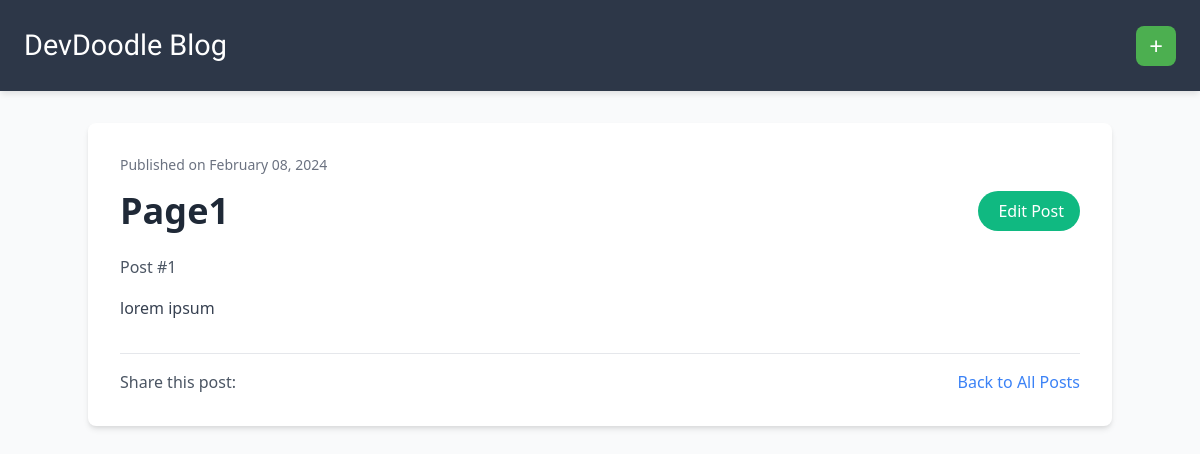
/post/1/, run on an earlier commit of the app's database.
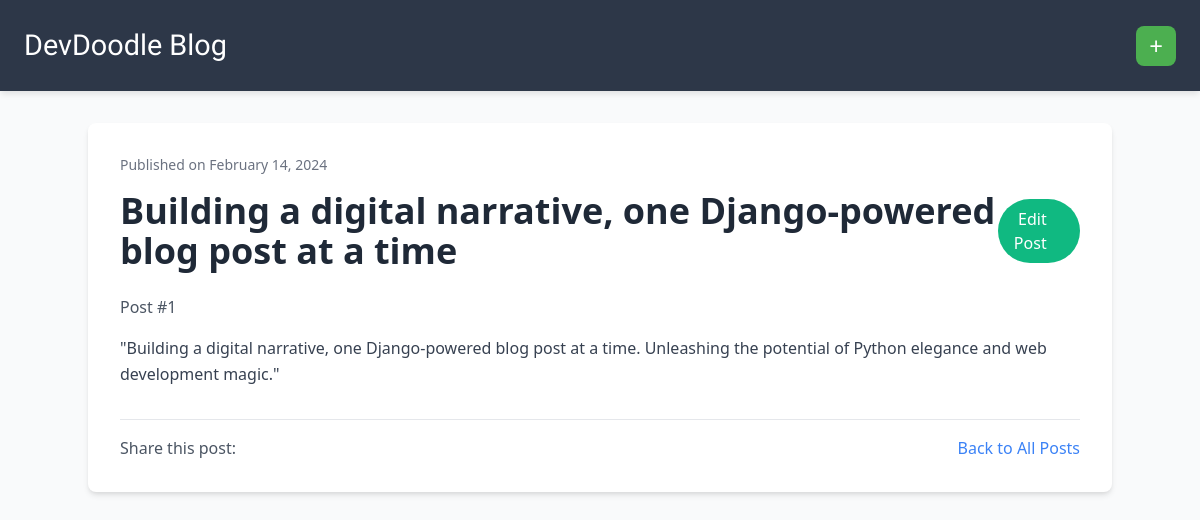
And on a later commit of the database.
### blog/models.py (models this page shows, shortened)
class Post(models.Model):
    author = models.ForeignKey(settings.AUTH_USER_MODEL, on_delete=models.CASCADE)
    title = models.CharField(max_length=200)
    text = models.TextField()
    created_date = models.DateTimeField(default=timezone.now)
    published_date = models.DateTimeField(blank=True, null=True)
    author = models.ForeignKey(User, null=True, on_delete=models.SET_NULL)

### blog/views.py (the view)
# urls.py: path('post/<int:pk>/', views.post_detail, name='post_detail'),
def post_detail(request, pk):
    post = get_object_or_404(Post, pk=pk)
    return render(request, 'blog/post_detail.html', {'post': post})

### blog/templates/blog/post_detail.html (shortened to what this page needs)
{% extends 'blog/base.html' %}
{% block content %}
    <div class="post bg-white rounded-lg shadow-md p-8 my-8">
        {% if post.published_date %}
            <div class="publishedDate text-gray-500 text-sm mb-4">
                Published on {{ post.published_date|date:"F d, Y" }}
            </div>
        {% endif %}
        <div class="flex items-center justify-between mb-6">
            <h1 class="title text-4xl font-bold text-gray-800">{{ post.title }}</h1>
            <a href="{% url 'post_edit' pk=post.pk %}" class="edit-button bg-green-500 text-white py-2 px-4 rounded-full hover:bg-green-600 focus:outline-none focus:ring focus:border-green-300">
                 Edit Post
            </a>
        </div>
        <div class="index text-gray-600 mb-4">Post #{{ post.pk }}</div>
        <p class="text text-gray-700 leading-relaxed mb-6">{{ post.text|safe|linebreaksbr }}</p>
        <div class="mt-8 flex items-center justify-between border-t pt-4">
            <div>
                <span class="text-gray-600">Share this post:</span>
            </div>
            <a href="{% url 'post_list' %}" class="text-blue-500 hover:underline">Back to All Posts</a>
        </div>
    </div>
{% endblock %}

What changed in the data, as far as the page shows it:
changed Post id 1: published_date "February 08, 2024" → "February 14, 2024"; title "Page1" → "Building a digital narrative, one Django-powered blog post at a time"; text "lorem ipsum" → "\"Building a digital narrative, one Django-powered blog post at a time. Unleashing the potential of Python elegance and web development magic.\""
